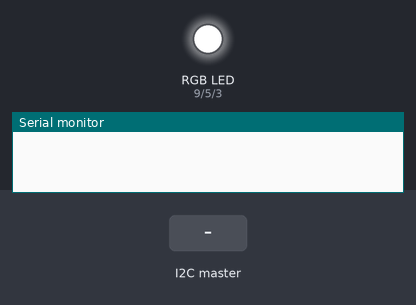
A sketch run on a simulated Arduino Uno, built with avr-gcc and run on an emulated ATmega328P. Parts: an RGB LED mixed from three pins (HIGH = lit), the last lines printed to the serial monitor. The test bench sets the inputs (shaded band). Dim RGB values are drawn brighter than linear.

Above: at 1.2 s.
1.3 s: the I2C master sends the byte 1
At 2.5 s:
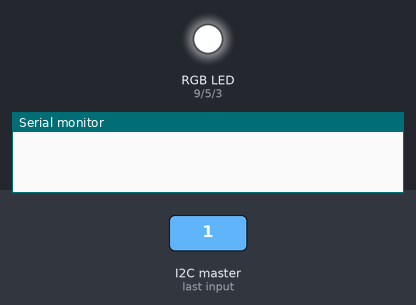
2.8 s: the I2C master sends the byte 2
At 3.8 s:
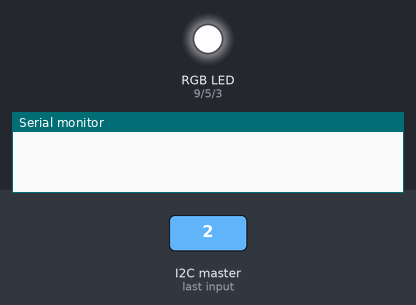
4.3 s: the I2C master sends the byte 90
At 5.0 s:
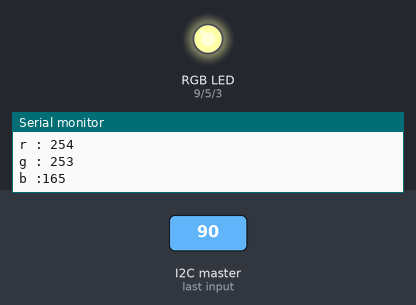
5.8 s: the I2C master sends the byte 200
At 6.1 s:
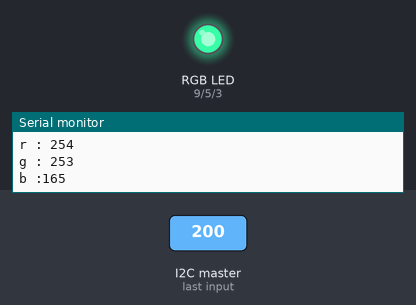
7.3 s: the I2C master sends the byte 90
At 8.5 s:
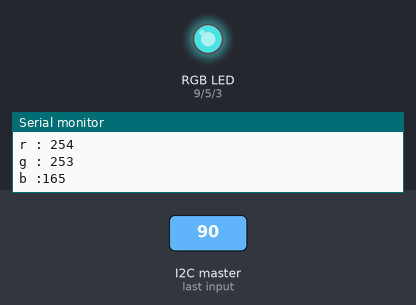
8.8 s: the I2C master sends the byte 0
At 9.6 s:
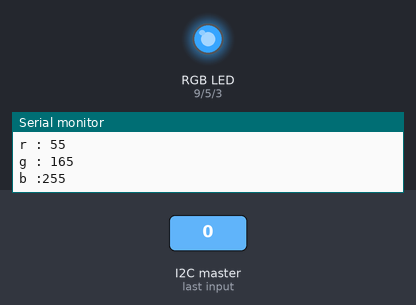
Timing chart, 0 to 11.3 s (numbered marks = the images above; inputs shaded):
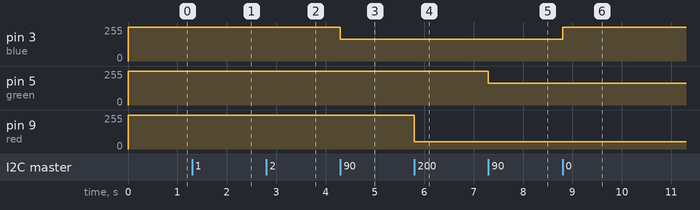

Measured:
- after the input at 1.3 s, pin 9 (red): 255/255 → 254/255 at once
- after the input at 2.8 s, pin 5 (green): 255/255 → 253/255 at once
- after the input at 4.3 s, pin 3 (blue): 255/255 → 165/255 at once
- after the input at 5.8 s, pin 9 (red): 254/255 → 55/255 at once
- after the input at 7.3 s, pin 5 (green): 253/255 → 165/255 at once
- after the input at 8.8 s, pin 3 (blue): 165/255 → 255/255 at once

The sketch:

testPWM.ino
```cpp
#include <Wire.h>

int counter = 0 ;
/* Pins */
int red = 9, blue = 3, green = 5 ;

/* PWM values */
int pwm_red = 255, pwm_green = 255, pwm_blue = 255 ;

void setup() {
  pinMode(red, OUTPUT);
  pinMode(blue, OUTPUT);
  pinMode(green, OUTPUT);
  Wire.begin(0);
  Wire.onReceive(receiveEvent);
  Serial.begin(9600);
}

void loop() {
  analogWrite(blue, pwm_blue);
  analogWrite(red, pwm_red);
  analogWrite(green, pwm_green);
}

void receiveEvent(int howMany) {
  while (1 < Wire.available()) { // loop through all but the last
    char c = Wire.read(); // receive byte as a character
  }
  int x = Wire.read();    // receive byte as an integer

  if(counter==0){
    counter=1 ;
    pwm_red = 255-x;
  }

  else if(counter==1){
    counter=2 ;
    pwm_green=255-x ;
  }

  else if(counter==2){
    counter=0;
    pwm_blue=255-x ;
    Serial.println((String) "r : " + pwm_red);
    Serial.println((String) "g : " + pwm_green);
    Serial.println((String) "b :" + pwm_blue);
  }
}
```
